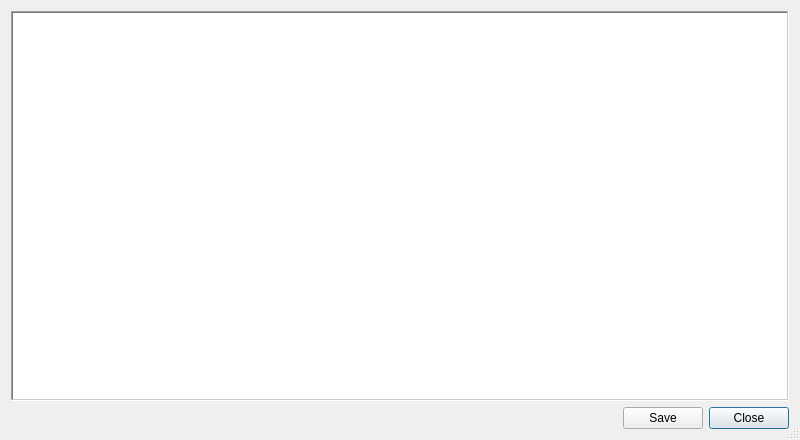
<?xml version="1.0" encoding="UTF-8"?>
<ui version="4.0">
 <class>ConnectionDiagram</class>
 <widget class="QDialog" name="ConnectionDiagram">
  <property name="geometry">
   <rect>
    <x>0</x>
    <y>0</y>
    <width>800</width>
    <height>440</height>
   </rect>
  </property>
  <property name="windowTitle">
   <string>Dialog</string>
  </property>
  <property name="sizeGripEnabled">
   <bool>true</bool>
  </property>
  <property name="modal">
   <bool>true</bool>
  </property>
  <layout class="QVBoxLayout" name="verticalLayout">
   <item>
    <widget class="QGraphicsView" name="connectionDiagram">
     <property name="frameShape">
      <enum>QFrame::WinPanel</enum>
     </property>
     <property name="verticalScrollBarPolicy">
      <enum>Qt::ScrollBarAlwaysOff</enum>
     </property>
     <property name="horizontalScrollBarPolicy">
      <enum>Qt::ScrollBarAlwaysOff</enum>
     </property>
     <property name="backgroundBrush">
      <brush brushstyle="SolidPattern">
       <color alpha="255">
        <red>255</red>
        <green>255</green>
        <blue>255</blue>
       </color>
      </brush>
     </property>
     <property name="renderHints">
      <set>QPainter::HighQualityAntialiasing|QPainter::TextAntialiasing</set>
     </property>
    </widget>
   </item>
   <item>
    <layout class="QHBoxLayout" name="horizontalLayout">
     <item>
      <spacer name="horizontalSpacer">
       <property name="orientation">
        <enum>Qt::Horizontal</enum>
       </property>
       <property name="sizeHint" stdset="0">
        <size>
         <width>40</width>
         <height>20</height>
        </size>
       </property>
      </spacer>
     </item>
     <item>
      <widget class="QPushButton" name="saveButton">
       <property name="sizePolicy">
        <sizepolicy hsizetype="Fixed" vsizetype="Fixed">
         <horstretch>0</horstretch>
         <verstretch>0</verstretch>
        </sizepolicy>
       </property>
       <property name="text">
        <string>Save</string>
       </property>
      </widget>
     </item>
     <item>
      <widget class="QPushButton" name="closeButton">
       <property name="sizePolicy">
        <sizepolicy hsizetype="Fixed" vsizetype="Fixed">
         <horstretch>0</horstretch>
         <verstretch>0</verstretch>
        </sizepolicy>
       </property>
       <property name="text">
        <string>Close</string>
       </property>
       <property name="default">
        <bool>true</bool>
       </property>
      </widget>
     </item>
    </layout>
   </item>
  </layout>
 </widget>
 <resources/>
 <connections>
  <connection>
   <sender>closeButton</sender>
   <signal>clicked()</signal>
   <receiver>ConnectionDiagram</receiver>
   <slot>close()</slot>
   <hints>
    <hint type="sourcelabel">
     <x>752</x>
     <y>418</y>
    </hint>
    <hint type="destinationlabel">
     <x>399</x>
     <y>219</y>
    </hint>
   </hints>
  </connection>
 </connections>
</ui>
